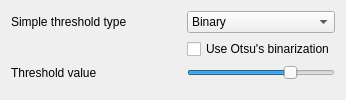
               <widget class="QWidget" name="tab_3">
                <attribute name="title">
                 <string>Simple threshold settings</string>
                </attribute>
                <layout class="QFormLayout" name="formLayout_3">
                 <property name="fieldGrowthPolicy">
                  <enum>QFormLayout::AllNonFixedFieldsGrow</enum>
                 </property>
                 <item row="0" column="0">
                  <widget class="QLabel" name="label_3">
                   <property name="text">
                    <string>Simple threshold type</string>
                   </property>
                  </widget>
                 </item>
                 <item row="0" column="1">
                  <widget class="QComboBox" name="outputProcessedSimpleThresholdingType">
                   <item>
                    <property name="text">
                     <string notr="true">Binary</string>
                    </property>
                   </item>
                   <item>
                    <property name="text">
                     <string notr="true">Binary Inv</string>
                    </property>
                   </item>
                   <item>
                    <property name="text">
                     <string notr="true">Trunc</string>
                    </property>
                   </item>
                   <item>
                    <property name="text">
                     <string notr="true">To Zero</string>
                    </property>
                   </item>
                   <item>
                    <property name="text">
                     <string notr="true">To Zero Inv</string>
                    </property>
                   </item>
                  </widget>
                 </item>
                 <item row="2" column="0">
                  <widget class="QLabel" name="label_4">
                   <property name="text">
                    <string>Threshold value</string>
                   </property>
                  </widget>
                 </item>
                 <item row="2" column="1">
                  <widget class="QSlider" name="outputProcessedThreshValue">
                   <property name="sizePolicy">
                    <sizepolicy hsizetype="Expanding" vsizetype="Fixed">
                     <horstretch>0</horstretch>
                     <verstretch>0</verstretch>
                    </sizepolicy>
                   </property>
                   <property name="maximum">
                    <number>255</number>
                   </property>
                   <property name="value">
                    <number>185</number>
                   </property>
                   <property name="orientation">
                    <enum>Qt::Horizontal</enum>
                   </property>
                  </widget>
                 </item>
                 <item row="1" column="1">
                  <widget class="QCheckBox" name="outputProcessedOtsu">
                   <property name="text">
                    <string>Use Otsu's binarization</string>
                   </property>
                  </widget>
                 </item>
                 <item row="1" column="0">
                  <spacer name="horizontalSpacer_7">
                   <property name="orientation">
                    <enum>Qt::Horizontal</enum>
                   </property>
                   <property name="sizeType">
                    <enum>QSizePolicy::Fixed</enum>
                   </property>
                   <property name="sizeHint" stdset="0">
                    <size>
                     <width>170</width>
                     <height>20</height>
                    </size>
                   </property>
                  </spacer>
                 </item>
                </layout>
               </widget>
